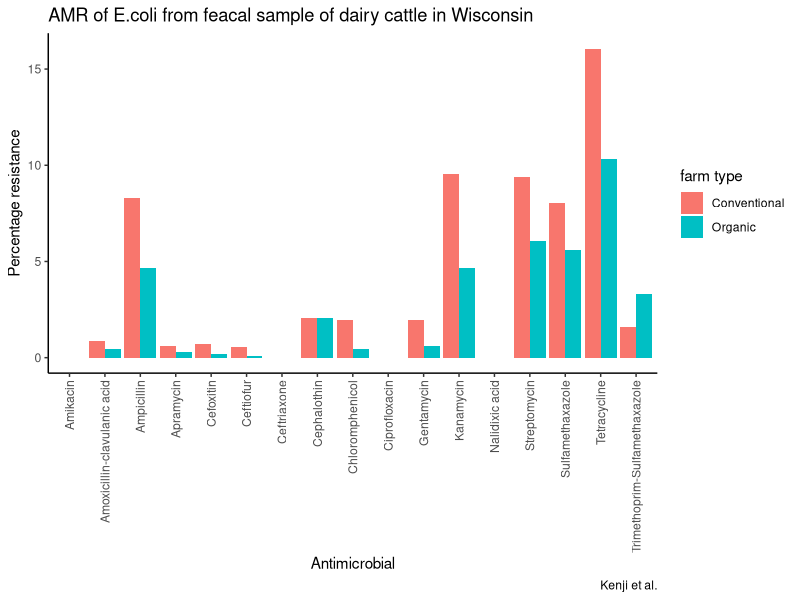
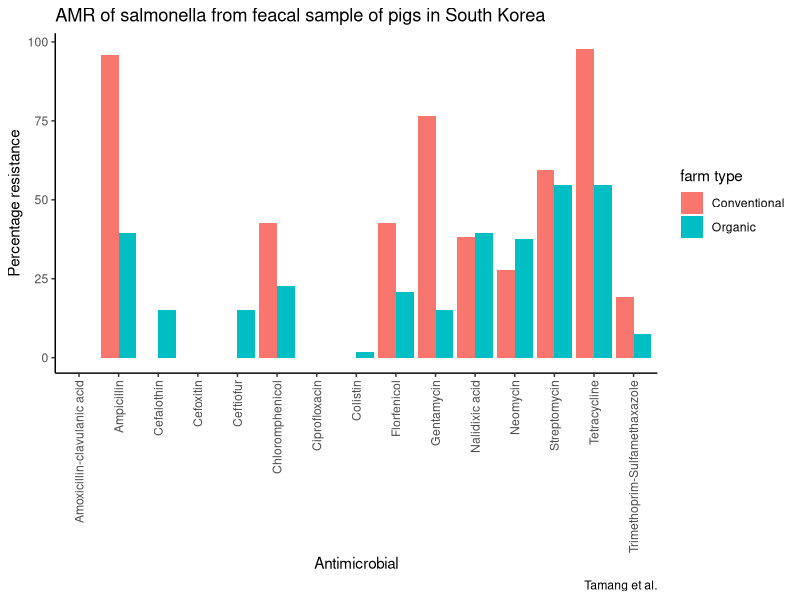
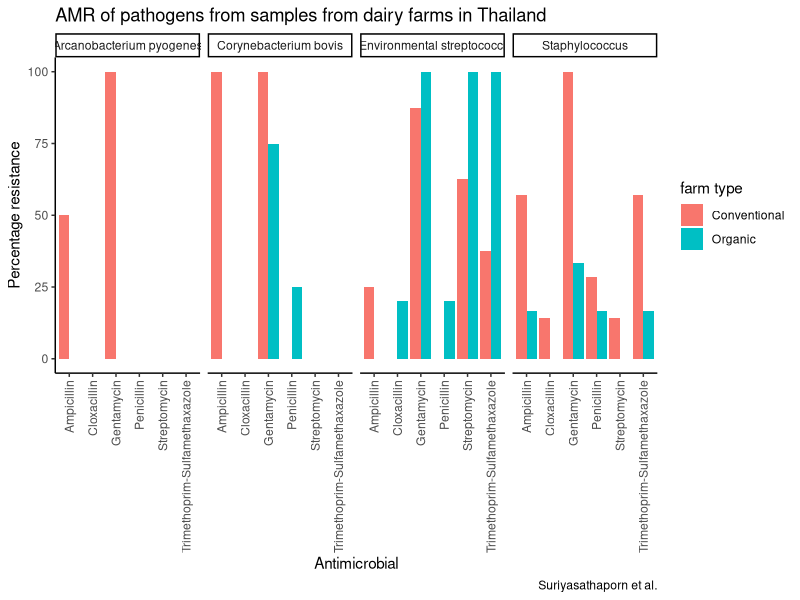
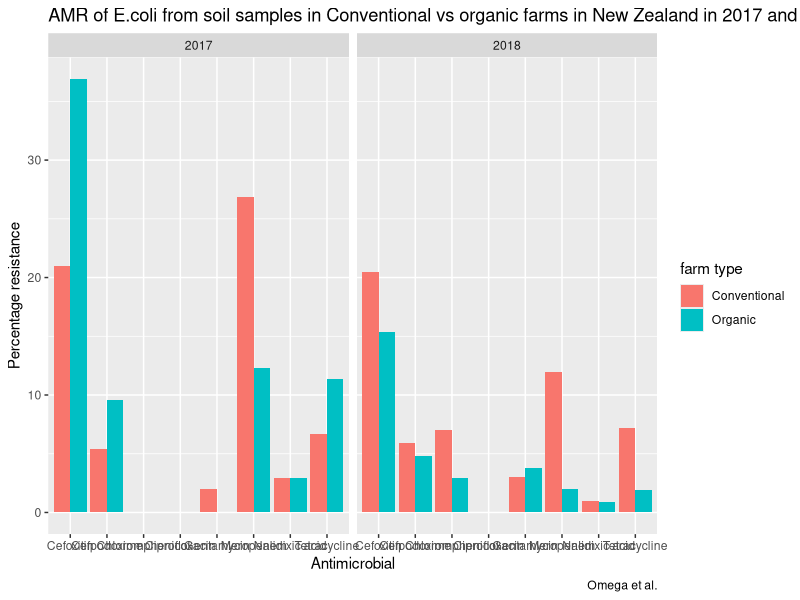
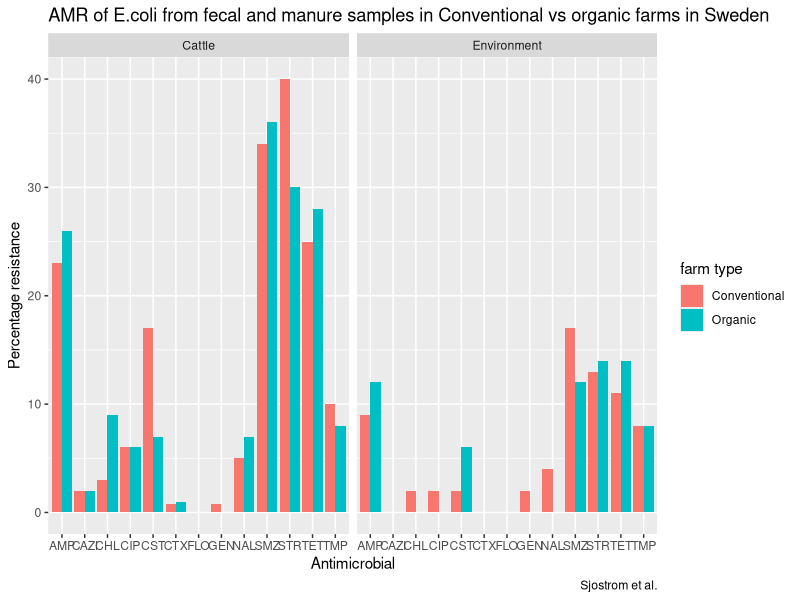
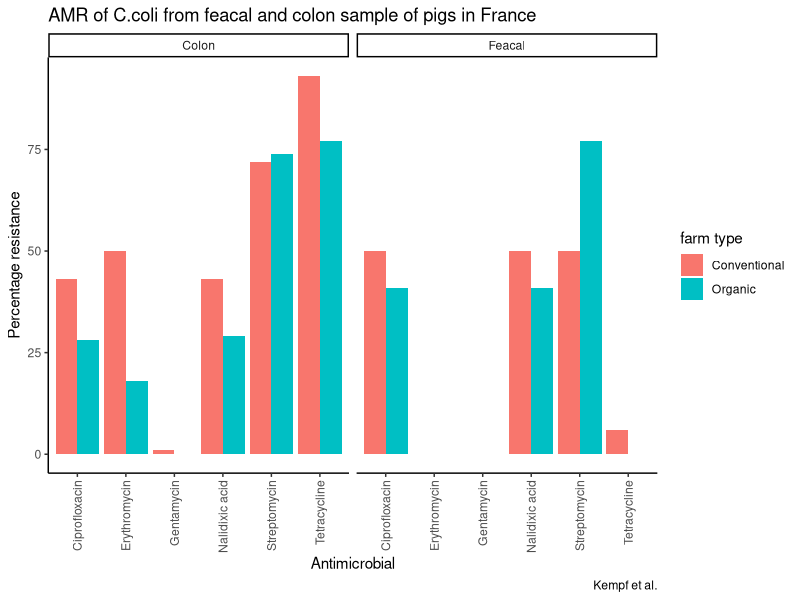
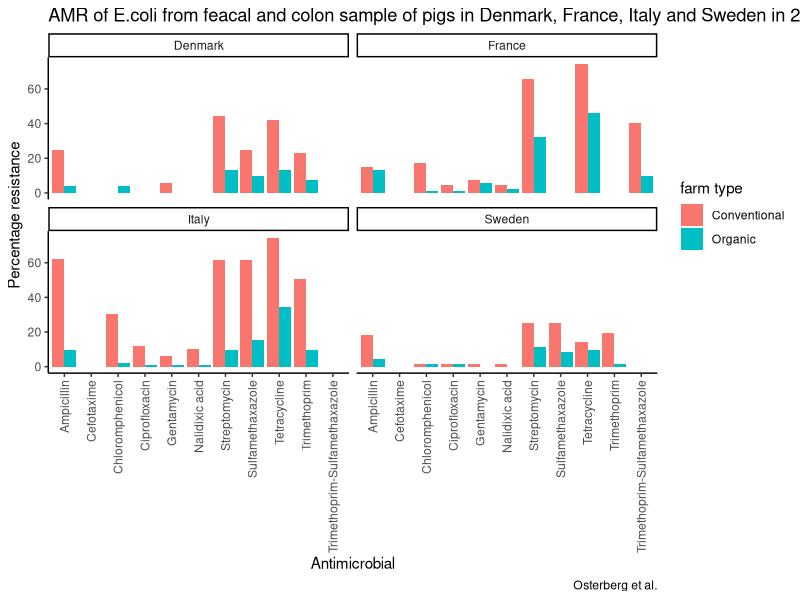
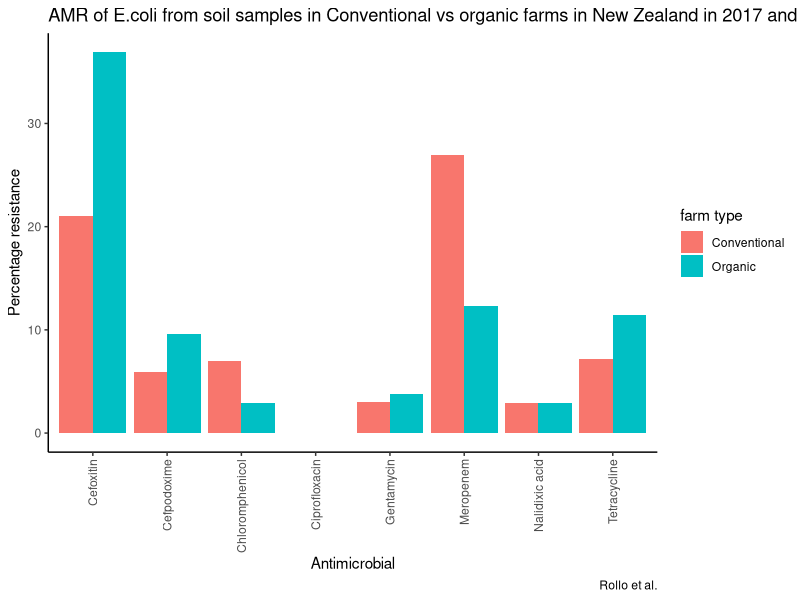

Write R code to recreate these figures, in order.
library(tidyverse)
library(ggplot2)

#Load data
main_data <- read_csv("conv.csv", na = "empty")

#changing percentage resistance into numeric class and rounding off  
main_data$percent_resistant <- as.numeric(as.character
                                          (main_data$percent_resistant))

main_data$percent_resistant <- round(main_data$percent_resistant, digits = 2)

#study by Kenji et al.
kenji <- main_data %>%
filter(author == "Kenji et al.") %>%
  select("country",
         "iso_3",
         "locality",
         "farm_type",
         "sample_type",
         "host",
         "antimicrobial",
         "antimicrobial_compound",
         "pathogen",
         "strain",
         "percent_resistant",
         "percent_intermediate",
         "percent_susceptible",
         "no_isolates",
         "sampling_start_date", 
         "sampling_end_date"
         )

P1 <- ggplot(kenji, aes(x = antimicrobial, 
                        y = percent_resistant, 
                         fill = farm_type
                        )
             ) +
          geom_bar(stat = "identity", position = "dodge") + 
  labs(title = "AMR of E.coli from feacal sample of dairy cattle in Wisconsin",
       x = "Antimicrobial", y = "Percentage resistance", 
       fill = "farm type", caption = "Kenji et al.") + 
      theme_bw() + 
       theme_classic() + 
       theme(axis.text.x = element_text(angle = 90, vjust = 0.5, hjust = 1)) 
P1

# study by Tamang et al

Tamang <- main_data %>%
  filter(author == "Tamang et al.") %>%
  select("country",
         "iso_3",
         "locality",
         "farm_type",
         "sample_type",
         "host",
         "antimicrobial",
         "antimicrobial_compound",
         "pathogen",
         "strain",
         "percent_resistant",
         "percent_intermediate",
         "percent_susceptible",
         "no_isolates",
         "sampling_start_date", 
         "sampling_end_date"
  )

P2 <- ggplot(Tamang, aes(x = antimicrobial, 
                        y = percent_resistant, 
                        fill = farm_type
)
) +
  geom_bar(stat = "identity", position = "dodge") + 
  labs(title = "AMR of salmonella from feacal sample of pigs in South Korea",
       x = "Antimicrobial", y = "Percentage resistance", 
       fill = "farm type", caption = "Tamang et al.") + 
  theme_bw() + 
  theme_classic() + 
  theme(axis.text.x = element_text(angle = 90, vjust = 0.5, hjust = 1)) 
P2

#study by Suriya

suriya <- main_data %>%
  filter(author == "Suriyasathaporn") %>%
  select("country",
         "iso_3",
         "locality",
         "farm_type",
         "sample_type",
         "host",
         "antimicrobial",
         "antimicrobial_compound",
         "pathogen",
         "strain",
         "percent_resistant",
         "percent_intermediate",
         "percent_susceptible",
         "no_isolates",
         "sampling_start_date", 
         "sampling_end_date"
  )

P3 <- ggplot(suriya, aes(x = antimicrobial, 
                        y = percent_resistant, 
                        fill = farm_type
)
) +
  geom_bar(stat = "identity", position = "dodge") + 
  labs(title = "AMR of pathogens from samples from dairy farms in Thailand",
       x = "Antimicrobial", y = "Percentage resistance", 
       fill = "farm type", caption = "Suriyasathaporn et al.") +
  facet_wrap(~pathogen, ncol = 4)+
  theme_bw() + 
  theme_classic() + 
  theme(axis.text.x = element_text(angle = 90, vjust = 0.5, hjust = 1)) 
P3

#Study by Omega.


Omega <- main_data %>%
  filter(author == "Omega et al.") %>%
  select("country",
         "iso_3",
         "locality",
         "farm_type",
         "sample_type",
         "host",
         "antimicrobial",
         "antimicrobial_compound",
         "pathogen",
         "strain",
         "percent_resistant",
         "percent_intermediate",
         "percent_susceptible",
         "no_isolates",
         "sampling_start_date", 
         "sampling_end_date"
  )

P4 <- ggplot(Omega, aes(x = antimicrobial, 
                         y = percent_resistant, 
                         fill = farm_type
)
) +
  geom_bar(stat = "identity", position = "dodge") + 
  labs(title = "AMR of E.coli from soil samples in Conventional vs organic farms in New Zealand in 2017 and 2018",
       x = "Antimicrobial", y = "Percentage resistance", 
       fill = "farm type", caption = "Omega et al.") + 
  facet_wrap(~sampling_start_date)
  theme_bw() + 
  theme_classic() + 
  theme(axis.text.x = element_text(angle = 90, vjust = 0.5, hjust = 1)) 
P4

#study by sjostrom
Sjostrom <- main_data %>%
filter(author == "Sjostrom et al.") %>%
  select("country",
         "iso_3",
         "locality",
         "farm_type",
         "sample_type",
         "host",
         "antimicrobial",
         "antimicrobial_compound",
         "pathogen",
         "strain",
         "percent_resistant",
         "percent_intermediate",
         "percent_susceptible",
         "no_isolates",
         "sampling_start_date", 
         "sampling_end_date"
  )

P5 <- ggplot(Sjostrom, aes(x = antimicrobial_compound, 
                        y = percent_resistant, 
                        fill = farm_type
)
) +
  geom_bar(stat = "identity", position = "dodge") + 
  labs(title = "AMR of E.coli from fecal and manure samples in Conventional vs organic farms in Sweden",
       x = "Antimicrobial", y = "Percentage resistance", 
       fill = "farm type", caption = "Sjostrom et al.") + 
  facet_wrap(~host)
theme_bw() + 
  theme_classic() + 
  theme(axis.text.x = element_text(angle = 90, vjust = 0.5, hjust = 1)) 
P5

##Study by Kempf

Kempf <- main_data %>%
  filter(author == "Kempf et al.") %>%
  select("country",
         "iso_3",
         "locality",
         "farm_type",
         "sample_type",
         "host",
         "antimicrobial",
         "antimicrobial_compound",
         "pathogen",
         "strain",
         "percent_resistant",
         "percent_intermediate",
         "percent_susceptible",
         "no_isolates",
         "sampling_start_date", 
         "sampling_end_date"
  )

P6 <- ggplot(Kempf, aes(x = antimicrobial, 
                         y = percent_resistant, 
                         fill = farm_type
)
) +
  geom_bar(stat = "identity", position = "dodge") + 
  labs(title = "AMR of C.coli from feacal and colon sample of pigs in France",
       x = "Antimicrobial", y = "Percentage resistance", 
       fill = "farm type", caption = "Kempf et al.") + 
  facet_wrap(~sample_type)+
  theme_bw() + 
  theme_classic() + 
  theme(axis.text.x = element_text(angle = 90, vjust = 0.5, hjust = 1)) 
P6

##Study by Osterberg
Osterberg <- main_data %>%
  filter(author == "Osterberg et al.") %>%
  select("country",
         "iso_3",
         "locality",
         "farm_type",
         "sample_type",
         "host",
         "antimicrobial",
         "antimicrobial_compound",
         "pathogen",
         "strain",
         "percent_resistant",
         "percent_intermediate",
         "percent_susceptible",
         "no_isolates",
         "sampling_start_date", 
         "sampling_end_date"
  )

P7 <- ggplot(Osterberg, aes(x = antimicrobial, 
                        y = percent_resistant, 
                        fill = farm_type
)
) +
  geom_bar(stat = "identity", position = "dodge") + 
  labs(title = "AMR of E.coli from feacal and colon sample of pigs in Denmark, France, Italy and Sweden in 2012 1nd 2013",
       x = "Antimicrobial", y = "Percentage resistance", 
       fill = "farm type", caption = "Osterberg et al.") + 
  facet_wrap(~country)+
  theme_bw() + 
  theme_classic() + 
  theme(axis.text.x = element_text(angle = 90, vjust = 0.5, hjust = 1)) 
P7

#Study by Rollo et al.

Rollo <- main_data %>%
  filter(author == "Omega et al.") %>%
  select("country",
         "iso_3",
         "locality",
         "farm_type",
         "sample_type",
         "host",
         "antimicrobial",
         "antimicrobial_compound",
         "pathogen",
         "strain",
         "percent_resistant",
         "percent_intermediate",
         "percent_susceptible",
         "no_isolates",
         "sampling_start_date", 
         "sampling_end_date"
  )

P8 <- ggplot(Rollo, aes(x = antimicrobial, 
                        y = percent_resistant, 
                        fill = farm_type
)
) +
  geom_bar(stat = "identity", position = "dodge") + 
  labs(title = "AMR of E.coli from soil samples in Conventional vs organic farms in New Zealand in 2017 and 2018",
       x = "Antimicrobial", y = "Percentage resistance", 
       fill = "farm type", caption = "Rollo et al.") + 
  theme_bw() + 
  theme_classic() + 
  theme(axis.text.x = element_text(angle = 90, vjust = 0.5, hjust = 1)) 
P8

